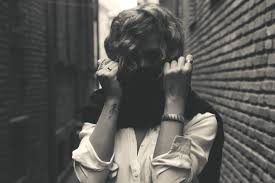
#> input picture ImageProcessing/Ch3-images/modelinveil.jpg, 275 x 183 px
$ python P-3-23-LocalAdaptiveHistogramEqualization.py
#> lines starting #> are read from the running program, lines starting #| are printed output that depends on the picture
import cv2 as cv
import matplotlib.pyplot as plt
import numpy as np

img=cv.imread("Ch3-images/modelinveil.jpg",0)
#> img: shape (183, 275); min 22, max 255, mean 88.7
clahe = cv.createCLAHE(clipLimit=2.0, tileGridSize=(8,8))
cl1 = clahe.apply(img)
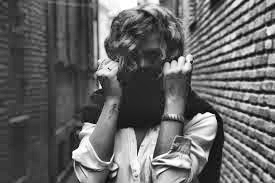
#> cl1: shape (183, 275); min 8, max 255, mean 101
cl2=clahe.apply(cl1)
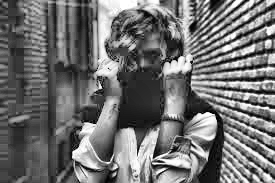
#> cl2: shape (183, 275); min 1, max 255, mean 111.8
cl3=clahe.apply(cl2)
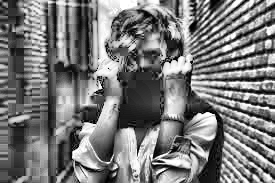
#> cl3: shape (183, 275); min 0, max 255, mean 120.4
imgs=np.hstack((img,cl1,cl2,cl3))
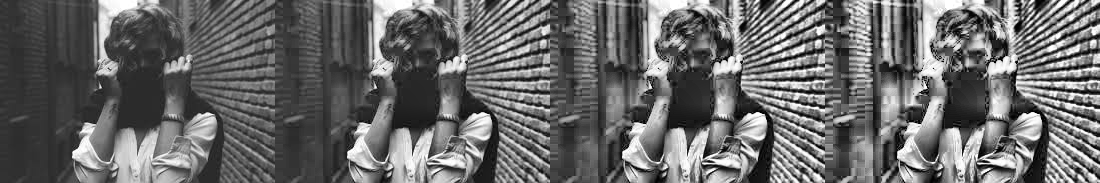
#> imgs: shape (183, 1100); min 0, max 255, mean 105.5
cv.imshow("Adaptive local histogram Equalization. A)Image B)Single CLAHE C)Double CLAHE D)Tripple CLAHE",imgs)
cv.waitKey(0)

$ run again, with ImageProcessing/Ch3-images/apple.jpg copied over ImageProcessing/Ch3-images/modelinveil.jpg
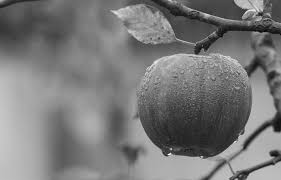
#> input picture ImageProcessing/Ch3-images/apple.jpg, 281 x 180 px
#> img is the input picture: shape (180, 281); min 0, max 255, mean 121.3
#> `cl3=clahe.apply(cl2)`:
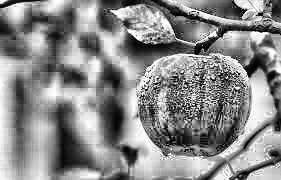
#> cl3: shape (180, 281); min 1, max 255, mean 137.5
#> `imgs=np.hstack((img,cl1,cl2,cl3))`:
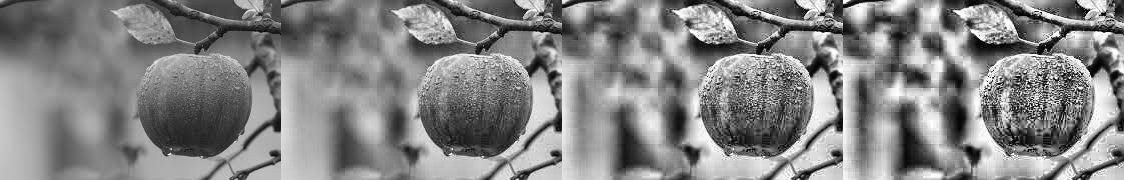
#> imgs: shape (180, 1124); min 0, max 255, mean 132.2

$ run again, with ImageProcessing/Ch3-images/apples.jpg copied over ImageProcessing/Ch3-images/modelinveil.jpg
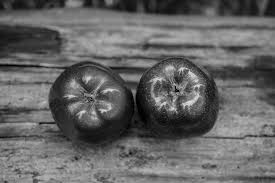
#> input picture ImageProcessing/Ch3-images/apples.jpg, 275 x 183 px
#> img is the input picture: shape (183, 275); min 0, max 226, mean 100.8
#> `cl3=clahe.apply(cl2)`:
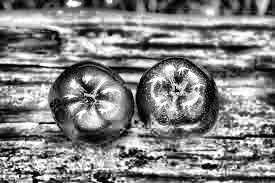
#> cl3: shape (183, 275); min 0, max 255, mean 130.4
#> `imgs=np.hstack((img,cl1,cl2,cl3))`:
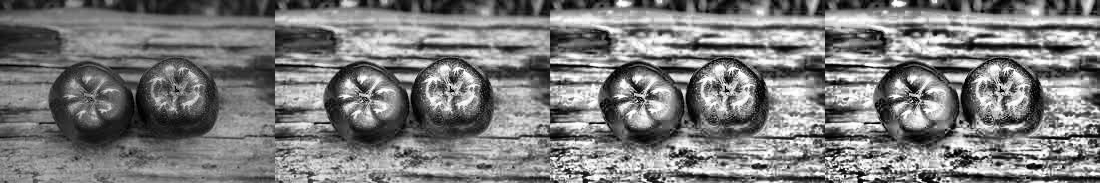
#> imgs: shape (183, 1100); min 0, max 255, mean 122.5
